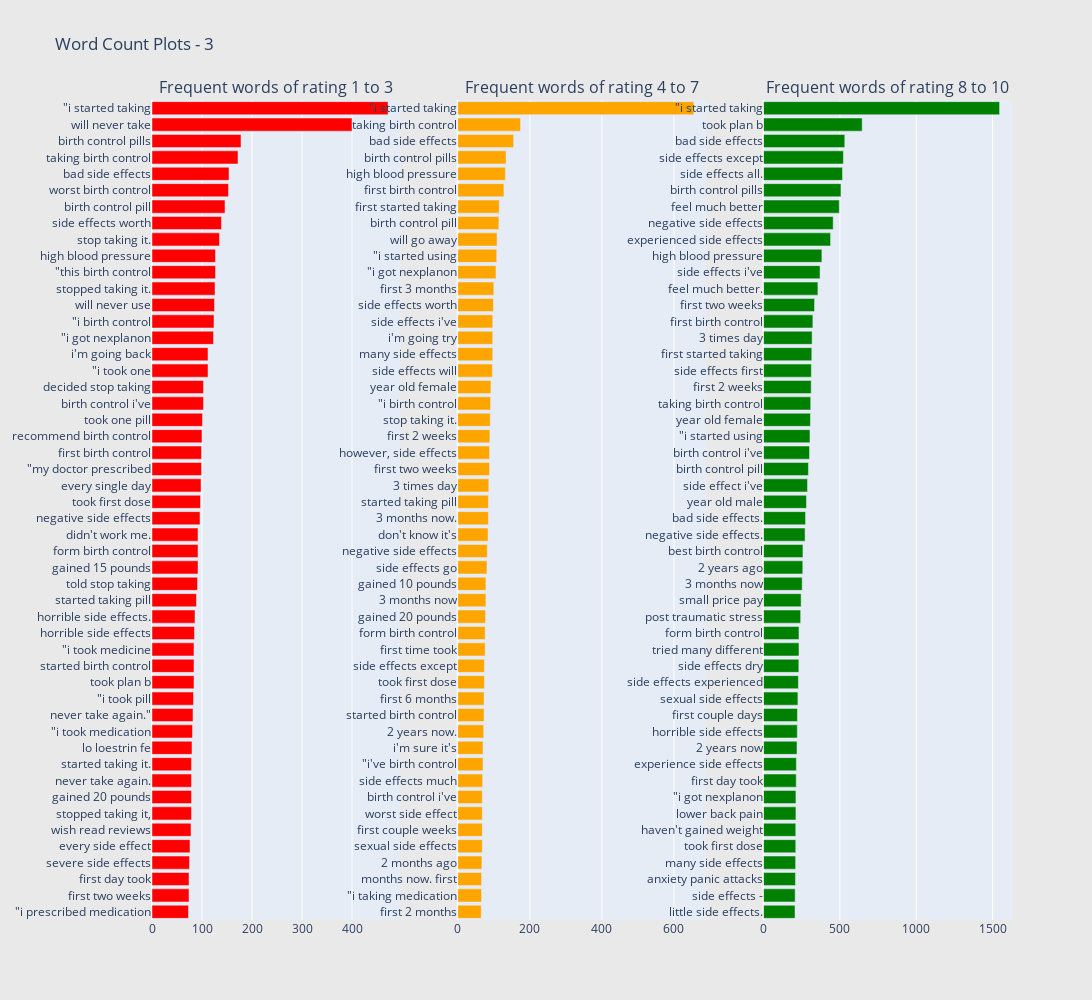

The cell this chart's notebook holds for it:
### Markdown cell above
3-gram 분석

### Code cell
# Good
freq_dict = defaultdict(int)
for sent in df_all_good["review"]:
    for word in generate_ngrams(sent,3):
        freq_dict[word] += 1
fd_sorted = pd.DataFrame(sorted(freq_dict.items(), key=lambda x: x[1])[::-1])
fd_sorted.columns = ["word", "wordcount"]
trace0 = horizontal_bar_chart(fd_sorted.head(50), 'green')

# soso
freq_dict = defaultdict(int)
for sent in df_all_so["review"]:
    for word in generate_ngrams(sent,3):
        freq_dict[word] += 1
fd_sorted = pd.DataFrame(sorted(freq_dict.items(), key=lambda x: x[1])[::-1])
fd_sorted.columns = ["word", "wordcount"]
trace1 = horizontal_bar_chart(fd_sorted.head(50), 'orange')

# bad
freq_dict = defaultdict(int)
for sent in df_all_bad["review"]:
    for word in generate_ngrams(sent,3):
        freq_dict[word] += 1
fd_sorted = pd.DataFrame(sorted(freq_dict.items(), key=lambda x: x[1])[::-1])
fd_sorted.columns = ["word", "wordcount"]
trace2 = horizontal_bar_chart(fd_sorted.head(50), 'red')

#시각화
fig = tools.make_subplots(rows=1, cols=3, vertical_spacing=0.04,
                          subplot_titles=["Frequent words of rating 1 to 3", 
                                          "Frequent words of rating 4 to 7",
                                          "Frequent words of rating 8 to 10"])
fig.append_trace(trace2, 1, 1)
fig.append_trace(trace1, 1, 2)
fig.append_trace(trace0, 1, 3)
fig['layout'].update(height=1000, width=1500, paper_bgcolor='rgb(233,233,233)', title="Word Count Plots - 3")
py.iplot(fig, filename='word-plots')

### Figure 1 — Plotly figure (JSON) as saved in the notebook; plotly's stock layout.template omitted (floating-point values rounded to 4 significant figures)
{"data": [{"marker": {"color": "red"}, "orientation": "h", "showlegend": false, "type": "bar", "x": [73, 74, 74, 75, 76, 78, 79, 79, 79, 79, 80, 81, 82, 83, 84, 84, 84, 85, 86, 89, 91, 92, 92, 92, 96, 97, 98, 99, 99, 100, 101, 103, 103, 112, 112, 123, 124, 125, 126, 127, 127, 135, 139, 146, 153, 154, 172, 178, 400, 472], "xaxis": "x", "y": ["\"i prescribed medication", "first two weeks", "first day took", "severe side effects", "every side effect", "wish read reviews", "stopped taking it,", "gained 20 pounds", "never take again.", "started taking it.", "lo loestrin fe", "\"i took medication", "never take again.\"", "\"i took pill", "took plan b", "started birth control", "\"i took medicine", "horrible side effects", "horrible side effects.", "started taking pill", "told stop taking", "gained 15 pounds", "form birth control", "didn&#039;t work me.", "negative side effects", "took first dose", "every single day", "\"my doctor prescribed", "first birth control", "recommend birth control", "took one pill", "birth control i&#039;ve", "decided stop taking", "\"i took one", "i&#039;m going back", "\"i got nexplanon", "\"i birth control", "will never use", "stopped taking it.", "\"this birth control", "high blood pressure", "stop taking it.", "side effects worth", "birth control pill", "worst birth control", "bad side effects", "taking birth control", "birth control pills", "will never take", "\"i started taking"], "yaxis": "y"}, {"marker": {"color": "orange"}, "orientation": "h", "showlegend": false, "type": "bar", "x": [65, 66, 66, 67, 68, 68, 68, 68, 69, 70, 70, 72, 73, 73, 74, 74, 76, 76, 77, 78, 78, 81, 82, 84, 85, 85, 86, 88, 88, 89, 90, 91, 92, 96, 97, 97, 97, 99, 100, 106, 108, 109, 114, 115, 128, 132, 134, 155, 174, 655], "xaxis": "x2", "y": ["first 2 months", "\"i taking medication", "months now. first", "2 months ago", "sexual side effects", "first couple weeks", "worst side effect", "birth control i&#039;ve", "side effects much", "\"i&#039;ve birth control", "i&#039;m sure it&#039;s", "2 years now.", "started birth control", "first 6 months", "took first dose", "side effects except", "first time took", "form birth control", "gained 20 pounds", "3 months now", "gained 10 pounds", "side effects go", "negative side effects", "don&#039;t know it&#039;s", "3 months now.", "started taking pill", "3 times day", "first two weeks", "however, side effects", "first 2 weeks", "stop taking it.", "\"i birth control", "year old female", "side effects will", "many side effects", "i&#039;m going try", "side effects i&#039;ve", "side effects worth", "first 3 months", "\"i got nexplanon", "\"i started using", "will go away", "birth control pill", "first started taking", "first birth control", "high blood pressure", "birth control pills", "bad side effects", "taking birth control", "\"i started taking"], "yaxis": "y2"}, {"marker": {"color": "green"}, "orientation": "h", "showlegend": false, "type": "bar", "x": [206, 207, 209, 210, 211, 211, 212, 212, 214, 215, 219, 221, 222, 225, 228, 231, 232, 232, 243, 246, 253, 257, 258, 272, 275, 281, 288, 294, 301, 304, 307, 309, 312, 313, 316, 318, 323, 334, 356, 370, 382, 439, 456, 496, 507, 517, 523, 532, 646, 1546], "xaxis": "x3", "y": ["little side effects.", "side effects -", "anxiety panic attacks", "many side effects", "took first dose", "haven&#039;t gained weight", "lower back pain", "\"i got nexplanon", "first day took", "experience side effects", "2 years now", "horrible side effects", "first couple days", "sexual side effects", "side effects experienced", "side effects dry", "tried many different", "form birth control", "post traumatic stress", "small price pay", "3 months now", "2 years ago", "best birth control", "negative side effects.", "bad side effects.", "year old male", "side effect i&#039;ve", "birth control pill", "birth control i&#039;ve", "\"i started using", "year old female", "taking birth control", "first 2 weeks", "side effects first", "first started taking", "3 times day", "first birth control", "first two weeks", "feel much better.", "side effects i&#039;ve", "high blood pressure", "experienced side effects", "negative side effects", "feel much better", "birth control pills", "side effects all.", "side effects except", "bad side effects", "took plan b", "\"i started taking"], "yaxis": "y3"}], "layout": {"annotations": [{"font": {"size": 16}, "showarrow": false, "text": "Frequent words of rating 1 to 3", "x": 0.1444, "xanchor": "center", "xref": "paper", "y": 1, "yanchor": "bottom", "yref": "paper"}, {"font": {"size": 16}, "showarrow": false, "text": "Frequent words of rating 4 to 7", "x": 0.5, "xanchor": "center", "xref": "paper", "y": 1, "yanchor": "bottom", "yref": "paper"}, {"font": {"size": 16}, "showarrow": false, "text": "Frequent words of rating 8 to 10", "x": 0.8556, "xanchor": "center", "xref": "paper", "y": 1, "yanchor": "bottom", "yref": "paper"}], "height": 1000, "paper_bgcolor": "rgb(233,233,233)", "title": {"text": "Word Count Plots - 3"}, "width": 1500, "xaxis": {"anchor": "y", "domain": [0, 0.2889]}, "xaxis2": {"anchor": "y2", "domain": [0.3556, 0.6444]}, "xaxis3": {"anchor": "y3", "domain": [0.7111, 1]}, "yaxis": {"anchor": "x", "domain": [0, 1]}, "yaxis2": {"anchor": "x2", "domain": [0, 1]}, "yaxis3": {"anchor": "x3", "domain": [0, 1]}}}
